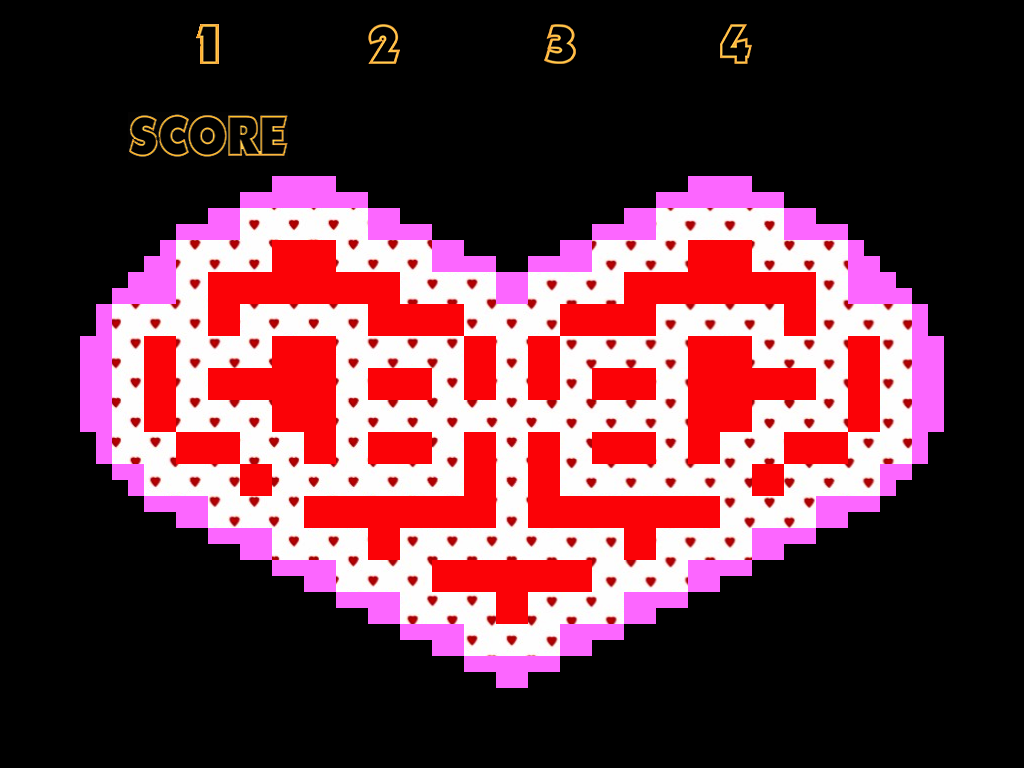

Tiled map render using the project's own tile images. Description and the map definition, with tile-layer contents summarised, below:
An orthogonal 64x48 tile map with 16x16 px tiles, 2 tile layers (Calque de Tile 1, Logic), 10 tilesets and 168 objects (155x graine, 5x origineFantome, 4x objet, temps, score, ...).

<map version="1.0" orientation="orthogonal" renderorder="right-down" width="64" height="48" tilewidth="16" tileheight="16" nextobjectid="353">
 <tileset firstgid="1" name="Color2" tilewidth="16" tileheight="16">
  <image source="Color2.png" trans="ff00ff" width="600" height="600" />
 </tileset>
 <tileset firstgid="1370" name="color" tilewidth="16" tileheight="16">
  <image source="color.png" trans="ff00ff" width="640" height="640" />
 </tileset>
 <tileset firstgid="2970" name="solide" tilewidth="16" tileheight="16">
  <image source="solide.png" trans="ff00ff" width="160" height="160" />
 </tileset>
 <tileset firstgid="3070" name="Dégrader" tilewidth="16" tileheight="16">
  <image source="Dégrader.png" trans="ff00ff" width="1000" height="508" />
 </tileset>
 <tileset firstgid="4992" name="coeur" tilewidth="16" tileheight="16">
  <image source="coeur.png" trans="ff00ff" width="1000" height="500" />
 </tileset>
 <tileset firstgid="6914" name="score2" tilewidth="16" tileheight="16">
  <image source="../image/score/score2.png" trans="ff00ff" width="160" height="48" />
 </tileset>
 <tileset firstgid="6944" name="1" tilewidth="16" tileheight="40">
  <image source="../image/chiffre/1.png" width="32" height="40" />
 </tileset>
 <tileset firstgid="6946" name="2" tilewidth="16" tileheight="40">
  <image source="../image/chiffre/2.png" width="32" height="40" />
 </tileset>
 <tileset firstgid="6948" name="3" tilewidth="16" tileheight="40">
  <image source="../image/chiffre/3.png" width="32" height="40" />
 </tileset>
 <tileset firstgid="6950" name="4" tilewidth="16" tileheight="40">
  <image source="../image/chiffre/4.png" width="32" height="40" />
 </tileset>
 <layer name="Calque de Tile 1" width="64" height="48">
  <data>[3072 cells, 3072 non-empty, 1742 distinct tile ids]</data>
 </layer>
 <layer name="Logic" width="64" height="48">
  <data>[3072 cells, 1318 non-empty, 161 distinct tile ids]</data>
 </layer>
 <objectgroup name="trigger" width="64" height="48">
  <object id="180" name="graine 1" type="graine" x="376" y="345" width="15" height="15" />
  <object id="181" name="graine 1" type="graine" x="568" y="375" width="15" height="15" />
  <object id="182" name="graine 1" type="graine" x="824" y="247" width="15" height="15" />
  <object id="183" name="graine 1" type="graine" x="472" y="631" width="15" height="15" />
  <object id="184" name="graine 1" type="graine" x="502" y="312" width="15" height="15" />
  <object id="185" name="graine 1" type="graine" x="247" y="503" width="15" height="15" />
  <object id="186" name="graine 1" type="graine" x="570" y="537" width="15" height="15" />
  <object id="187" name="graine 1" type="graine" x="823" y="279" width="15" height="15" />
  <object id="188" name="graine 1" type="graine" x="183" y="312" width="15" height="15" />
  <object id="189" name="graine 1" type="graine" x="344" y="344" width="15" height="15" />
  <object id="190" name="graine 1" type="graine" x="568" y="440" width="15" height="15" />
  <object id="191" name="graine 1" type="graine" x="535" y="279" width="15" height="15" />
  <object id="192" name="graine 1" type="graine" x="825" y="376" width="15" height="15" />
  <object id="193" name="graine 1" type="graine" x="470" y="311" width="15" height="15" />
  <object id="194" name="graine 1" type="graine" x="343" y="313" width="15" height="15" />
  <object id="195" name="graine 1" type="graine" x="440" y="440" width="15" height="15" />
  <object id="196" name="graine 1" type="graine" x="793" y="504" width="15" height="15" />
  <object id="197" name="graine 1" type="graine" x="599" y="248" width="15" height="15" />
  <object id="198" name="graine 1" type="graine" x="248" y="408" width="15" height="15" />
  <object id="199" name="graine 1" type="graine" x="440" y="376" width="15" height="15" />
  <object id="200" name="graine 1" type="graine" x="535" y="312" width="15" height="15" />
  <object id="201" name="graine 1" type="graine" x="150" y="312" width="15" height="15" />
  <object id="202" name="graine 1" type="graine" x="697" y="536" width="15" height="15" />
  <object id="203" name="graine 1" type="graine" x="247" y="439" width="15" height="15" />
  <object id="204" name="graine 1" type="graine" x="791" y="247" width="15" height="15" />
  <object id="205" name="graine 1" type="graine" x="119" y="439" width="15" height="15" />
  <object id="206" name="graine 1" type="graine" x="215" y="502" width="15" height="15" />
  <object id="207" name="graine 1" type="graine" x="151" y="440" width="15" height="15" />
  <object id="208" name="graine 1" type="graine" x="215" y="408" width="15" height="15" />
  <object id="209" name="graine 1" type="graine" x="476" y="536" width="15" height="15" />
  <object id="210" name="graine 1" type="graine" x="312" y="536" width="15" height="15" />
  <object id="211" name="graine 1" type="graine" x="377" y="567" width="15" height="15" />
  <object id="212" name="graine 1" type="graine" x="761" y="344" width="15" height="15" />
  <object id="213" name="graine 1" type="graine" x="411" y="535" width="15" height="15" />
  <object id="214" name="graine 1" type="graine" x="249" y="312" width="15" height="15" />
  <object id="215" name="graine 1" type="graine" x="471" y="280" width="15" height="15" />
  <object id="216" name="graine 1" type="graine" x="760" y="504" width="15" height="15" />
  <object id="217" name="graine 1" type="graine" x="443" y="536" width="15" height="15" />
  <object id="218" name="graine 1" type="graine" x="345" y="536" width="15" height="15" />
  <object id="219" name="graine 1" type="graine" x="696" y="472" width="15" height="15" />
  <object id="220" name="graine 1" type="graine" x="118" y="311" width="15" height="15" />
  <object id="221" name="graine 1" type="graine" x="728" y="473" width="15" height="15" />
  <object id="222" name="graine 1" type="graine" x="280" y="535" width="15" height="15" />
  <object id="223" name="graine 1" type="graine" x="759" y="440" width="15" height="15" />
  <object id="224" name="graine 1" type="graine" x="281" y="313" width="15" height="15" />
  <object id="225" name="graine 1" type="graine" x="311" y="471" width="15" height="15" />
  <object id="226" name="graine 1" type="graine" x="728" y="503" width="15" height="15" />
  <object id="227" name="graine 1" type="graine" x="727" y="439" width="15" height="15" />
  <object id="228" name="graine 1" type="graine" x="183" y="407" width="15" height="15" />
  <object id="229" name="graine 1" type="graine" x="279" y="440" width="15" height="15" />
  <object id="230" name="graine 1" type="graine" x="602" y="601" width="15" height="15" />
  <object id="231" name="graine 1" type="graine" x="215" y="471" width="15" height="15" />
  <object id="232" name="graine 1" type="graine" x="345" y="566" width="15" height="15" />
  <object id="233" name="graine 1" type="graine" x="825" y="408" width="15" height="15" />
  <object id="234" name="graine 1" type="graine" x="279" y="470" width="15" height="15" />
  <object id="235" name="graine 1" type="graine" x="504" y="472" width="15" height="15" />
  <object id="236" name="graine 1" type="graine" x="665" y="312" width="15" height="15" />
  </objectgroup>
</map>
<!-- 111 of 168 objects omitted -->
